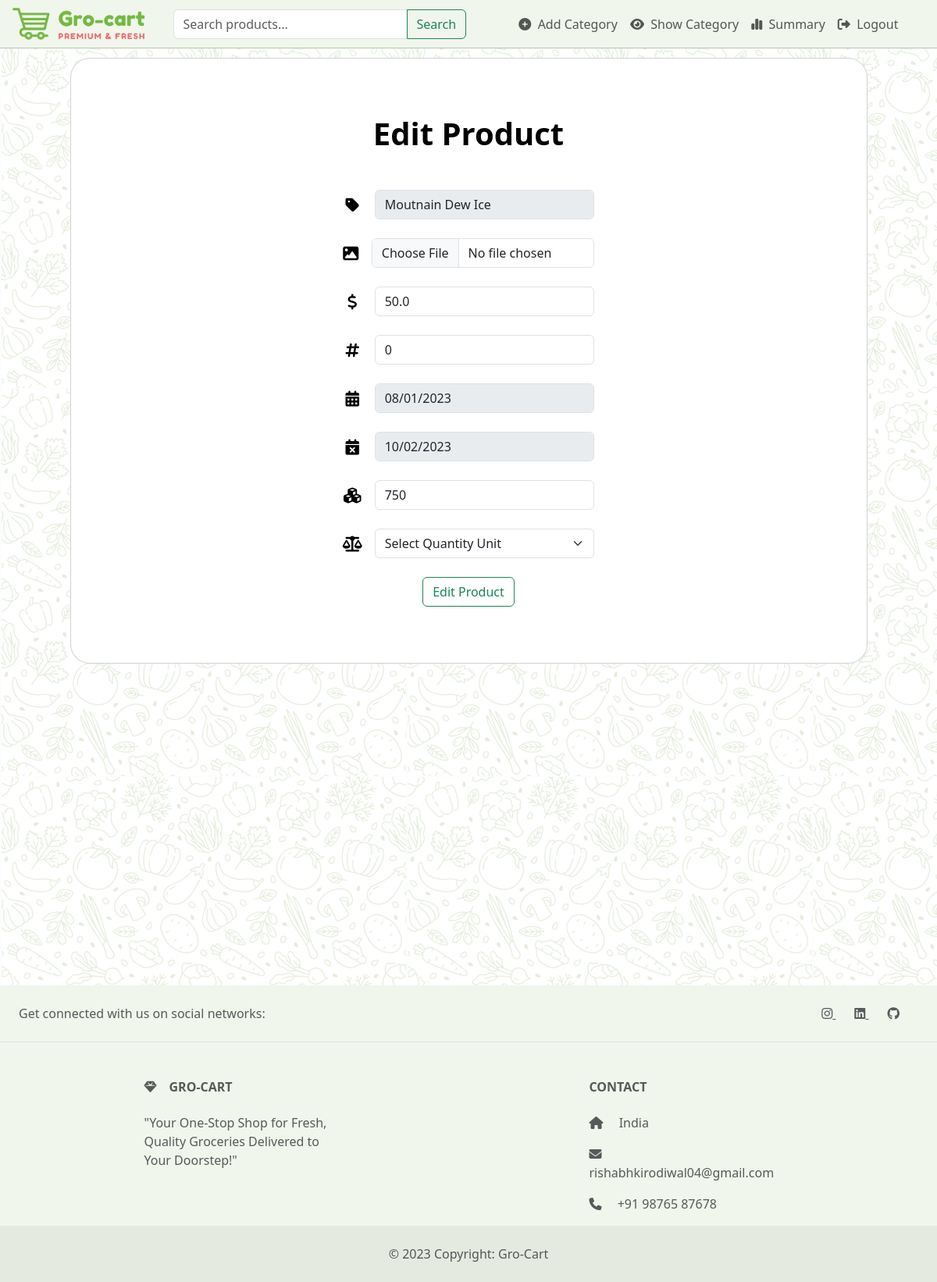
The app's page /edit-product/4 (signed in), older data.
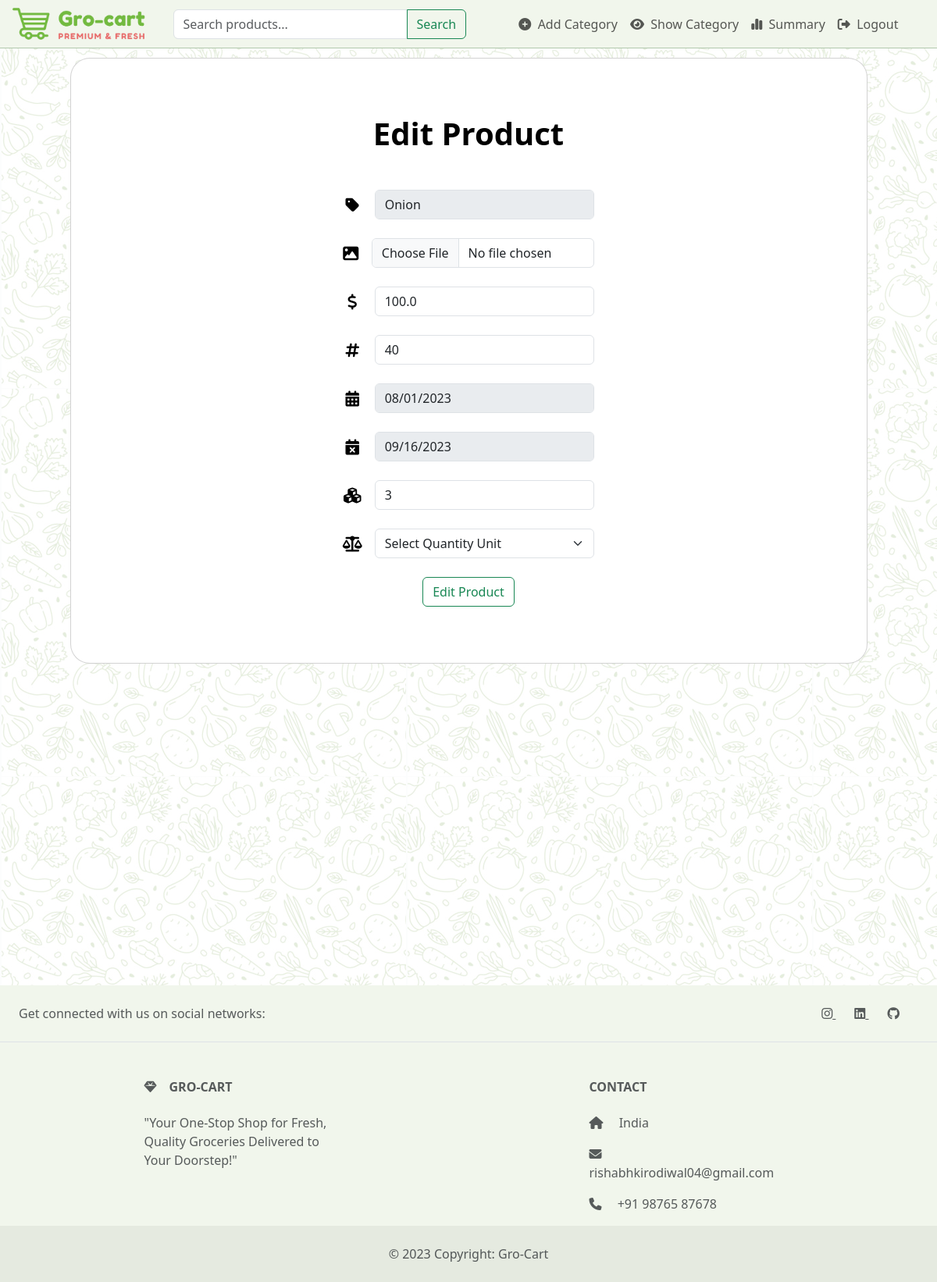
The same page, newer data.
### models.py (models this page shows)
class Product(db.Model):
    id = db.Column(db.Integer, primary_key=True)
    name = db.Column(db.String(50))
    price = db.Column(db.Float)
    photo = db.Column(db.String(255))
    manufacturing_date = db.Column(db.Date)
    expiry_date = db.Column(db.Date)
    quantity = db.Column(db.Integer)
    quantity_unit = db.Column(db.String(10))
    number  = db.Column(db.Integer)
    timestamp_added = db.Column(db.DateTime, default=datetime.utcnow)
    category_id = db.Column(db.Integer, db.ForeignKey('category.id'))
    no_of_buyed   = db.Column(db.Integer,default=0)

### app.py (the view, shortened to what this page needs)
@app.route('/edit-product/<int:product_id>', methods=['GET', 'POST'])
@login_required
def edit_product(product_id):
    if not current_user.is_admin:
        flash('You do not have permission to access this page.', 'warning')
        return redirect(url_for('dashboard'))
    product = Product.query.get(product_id)
    category_id = product.category_id
    return render_template('edit_product.html', product=product)

### app.py (called while the page is built)
@login_manager.user_loader
def load_user(id):
    return User.query.get(int(id))

### templates/edit_product.html (shortened to what the changed rows need)
{% extends "base.html" %}
{% block content %}
<section class="vh-100">
    <div class="container h-100">
        <div class="row d-flex justify-content-center align-items-center h-100">
            <div class="col-lg-12 col-xl-11">
                <div class="card text-black" style="border-radius: 25px;">
                    <div class="card-body p-md-5">
                        <div class="row justify-content-center">
                            <div class="col-md-10 col-lg-6 col-xl-5 order-2 order-lg-1">
                                <form class="mx-1 mx-md-4" method="POST" action="{{ url_for('edit_product',product_id=product.id) }}" enctype="multipart/form-data">
                                    <div class="d-flex flex-row align-items-center mb-4">
                                        <div class="form-outline flex-fill mb-0">
                                            <input type="text" id="name" name="name" class="form-control" placeholder="Product Name" required value="{{product.name}}" disabled/>
                                        </div>
                                    </div>
                                    <div class="d-flex flex-row align-items-center mb-4">
                                        <div class="form-outline flex-fill mb-0">
                                            <input type="file" id="image" name="photo" class="form-control"  value="{{product.photo}}" />
                                        </div>
                                    </div>
                                    <div class="d-flex flex-row align-items-center mb-4">
                                        <div class="form-outline flex-fill mb-0">
                                            <input type="number" step="0.01" id="price" name="price" class="form-control" placeholder="Price" required value="{{product.price}}"  />
                                        </div>
                                    </div>
                                    <div class="d-flex flex-row align-items-center mb-4">
                                        <div class="form-outline flex-fill mb-0">
                                            <input type="number" id="number" name="number" class="form-control" placeholder="No of Product in Stock" required  value="{{product.number}}" />
                                        </div>
                                    </div>
                                    <div class="d-flex flex-row align-items-center mb-4">
                                        <div class="form-outline flex-fill mb-0">
                                            <input type="date" id="manufacturing_date" name="manufacturing_date" class="form-control" placeholder="Manufacturing Date" required value="{{product.manufacturing_date}}" disabled />
                                        </div>
                                    </div>
                                    <div class="d-flex flex-row align-items-center mb-4">
                                        <div class="form-outline flex-fill mb-0">
                                            <input type="date" id="expiry_date" name="expiry_date" class="form-control" placeholder="Expiry Date" required  value="{{product.expiry_date}}" disabled/>
                                        </div>
                                    </div>
                                    <div class="d-flex flex-row align-items-center mb-4">
                                        <div class="form-outline flex-fill mb-0">
                                            <input type="number" step="0.01" id="quantity" name="quantity" class="form-control" placeholder="Quantity" required value="{{product.quantity}}"  />
                                        </div>
                                    </div>
                                    <div class="d-flex flex-row align-items-center mb-4">
                                        <div class="form-outline flex-fill mb-0">
                                            <select class="form-select" id="quantity_unit" name="quantity_unit" value="{{product.quantity_unit}}" >
                                                <option value="" disabled selected>Select Quantity Unit</option>
                                            </select>
                                        </div>
                                    </div>
                                </form>
                            </div>
                        </div>
                    </div>
                </div>
            </div>
        </div>
    </div>
</section>
{% endblock %}

Row changes from the older to the newer data that the page shows:
changed Product "Select Quantity Unit": name "Moutnain Dew Ice" → "Onion"; price "50.0" → "100.0"; number "0" → "40"; expiry_date "10/02/2023" → "09/16/2023"; quantity "750" → "3"
